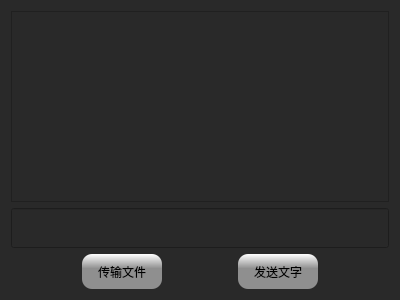
<?xml version="1.0" encoding="UTF-8"?>
<ui version="4.0">
 <class>PrivateChat</class>
 <widget class="QWidget" name="PrivateChat">
  <property name="geometry">
   <rect>
    <x>0</x>
    <y>0</y>
    <width>400</width>
    <height>300</height>
   </rect>
  </property>
  <property name="minimumSize">
   <size>
    <width>400</width>
    <height>300</height>
   </size>
  </property>
  <property name="windowTitle">
   <string>Form</string>
  </property>
  <property name="styleSheet">
   <string notr="true">QWidget{
background-color: rgb(41, 41, 41);
}
QPushButton{
background-color: qlineargradient(spread:pad, x1:1, y1:0, x2:1, y2:0.415, stop:0 rgba(255, 255, 255, 255), stop:1 rgba(143,143,143, 255));
border-style:outset;
border-radius:10px;
font-style:MingLiU-ExtB;
}
QPushButton:hover{
background-color: rgb(179, 179, 179);
border-style:inset;
font-style:MingLiU-ExtB;
}
QPushButton:pressed{
background-color:rgb(224,0,0);
border-style:inset;
font-style:MingLiU-ExtB;
}

QListWidget::item
{
color:rgb(255, 255, 255);
}

#listWidget,#textEdit
{
color:rgb(255, 255, 255);
}

#lineEdit
{
color:rgb(255, 255, 255);
}</string>
  </property>
  <layout class="QVBoxLayout" name="verticalLayout">
   <item>
    <widget class="QTextEdit" name="textEdit">
     <property name="font">
      <font>
       <pointsize>11</pointsize>
      </font>
     </property>
     <property name="html">
      <string>&lt;!DOCTYPE HTML PUBLIC &quot;-//W3C//DTD HTML 4.0//EN&quot; &quot;http://www.w3.org/TR/REC-html40/strict.dtd&quot;&gt;
&lt;html&gt;&lt;head&gt;&lt;meta name=&quot;qrichtext&quot; content=&quot;1&quot; /&gt;&lt;meta charset=&quot;utf-8&quot; /&gt;&lt;style type=&quot;text/css&quot;&gt;
p, li { white-space: pre-wrap; }
hr { height: 1px; border-width: 0; }
li.unchecked::marker { content: &quot;\2610&quot;; }
li.checked::marker { content: &quot;\2612&quot;; }
&lt;/style&gt;&lt;/head&gt;&lt;body style=&quot; font-family:'Microsoft YaHei UI'; font-size:11pt; font-weight:400; font-style:normal;&quot;&gt;
&lt;p style=&quot;-qt-paragraph-type:empty; margin-top:0px; margin-bottom:0px; margin-left:0px; margin-right:0px; -qt-block-indent:0; text-indent:0px;&quot;&gt;&lt;br /&gt;&lt;/p&gt;&lt;/body&gt;&lt;/html&gt;</string>
     </property>
    </widget>
   </item>
   <item>
    <widget class="QLineEdit" name="lineEdit">
     <property name="minimumSize">
      <size>
       <width>0</width>
       <height>40</height>
      </size>
     </property>
     <property name="font">
      <font>
       <pointsize>11</pointsize>
      </font>
     </property>
    </widget>
   </item>
   <item>
    <layout class="QHBoxLayout" name="horizontalLayout">
     <item>
      <spacer name="horizontalSpacer">
       <property name="orientation">
        <enum>Qt::Horizontal</enum>
       </property>
       <property name="sizeHint" stdset="0">
        <size>
         <width>40</width>
         <height>20</height>
        </size>
       </property>
      </spacer>
     </item>
     <item>
      <widget class="QPushButton" name="fileButton">
       <property name="minimumSize">
        <size>
         <width>80</width>
         <height>35</height>
        </size>
       </property>
       <property name="text">
        <string>传输文件</string>
       </property>
      </widget>
     </item>
     <item>
      <spacer name="horizontalSpacer_2">
       <property name="orientation">
        <enum>Qt::Horizontal</enum>
       </property>
       <property name="sizeHint" stdset="0">
        <size>
         <width>40</width>
         <height>20</height>
        </size>
       </property>
      </spacer>
     </item>
     <item>
      <widget class="QPushButton" name="sendButton">
       <property name="minimumSize">
        <size>
         <width>80</width>
         <height>35</height>
        </size>
       </property>
       <property name="text">
        <string>发送文字</string>
       </property>
      </widget>
     </item>
     <item>
      <spacer name="horizontalSpacer_3">
       <property name="orientation">
        <enum>Qt::Horizontal</enum>
       </property>
       <property name="sizeHint" stdset="0">
        <size>
         <width>40</width>
         <height>20</height>
        </size>
       </property>
      </spacer>
     </item>
    </layout>
   </item>
  </layout>
 </widget>
 <resources/>
 <connections/>
</ui>
